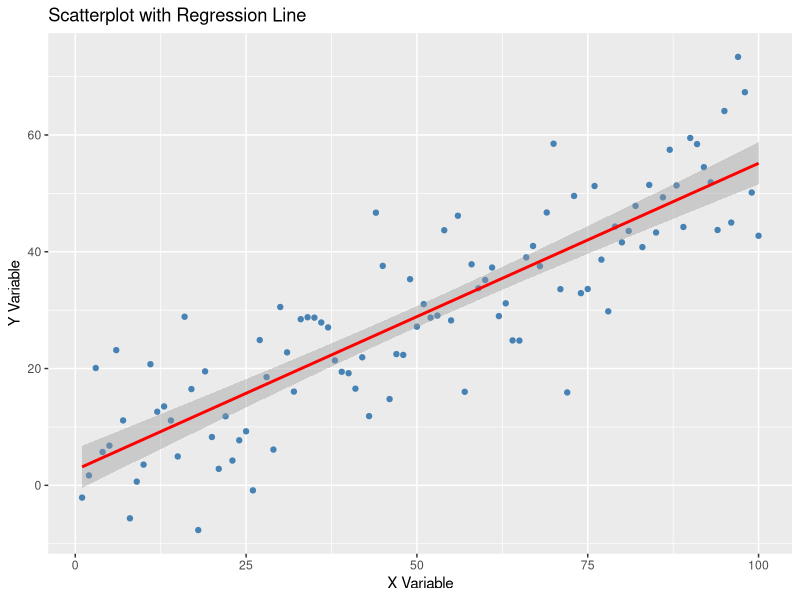

Write the R code that produced this figure.
library(ggplot2)

set.seed(123)
data <- data.frame(
  x = 1:100,
  y = 3 + 0.5 * (1:100) + rnorm(100, mean = 0, sd = 10)
)

ggplot(data, aes(x = x, y = y)) +
  geom_point(color = "steelblue") +
  geom_smooth(method = "lm", color = "red", se = TRUE) +
  labs(
    title = "Scatterplot with Regression Line",
    x = "X Variable",
    y = "Y Variable"
  )
